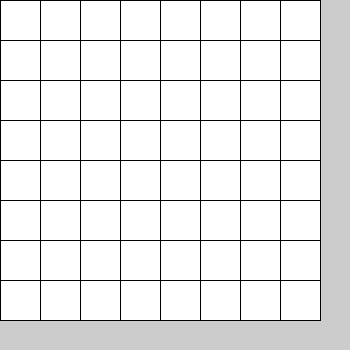
Frame 1 (no input)
Frame 60 (the mouse pressed at the canvas centre just before this capture): identical to frame 1, image omitted
Frame 120 (the mouse held since frame 60 and released just before this capture): identical to frame 1, image omitted

The Processing sketch that drew this single still picture (run headless with seeded random() and noise(); from frame 60 on, the mouse is pressed at the canvas centre):

// Processing sketch: TaskFive
// ── TaskFive.pde
//5.a Create a double int called board[][] with the length of 8 in both arrays. 
double board[][] = new double[8][8];
int sideLength = 40;
//5.b In setup() set the size to 350, 350
void setup() {
  size(350, 350);

  //5.c In setup() create a double for loop that loops through the board and alternates between assigning the value of 0 and 1 (e.g. board[x][y] = 0;). 
  for (int x=0; x<board.length; x++) {
    for (int y=1; y<board.length; y++) {
      board[x][y] = 0;
    }
  }
}

//5.d In draw() create a double for loop that loops through the board and draws a rect for each element with the sideLength of 40 
//(e.g. rect(x * sideLength, y * sideLength, sideLength, sideLength); )
void draw() {
  for (int x=0; x<board.length; x++) {

    for (int y=0; y<board.length; y++) {
      //5.e Before drawing the rect in the previous step, add a fill() statement, that fills with the value of 0 if the board[x][y] == 0.
      if (board[x][y] < sideLength) {
        rect(x * sideLength, y * sideLength, sideLength, sideLength);
      } else {
        fill(0);
      }
    }
  }
}
